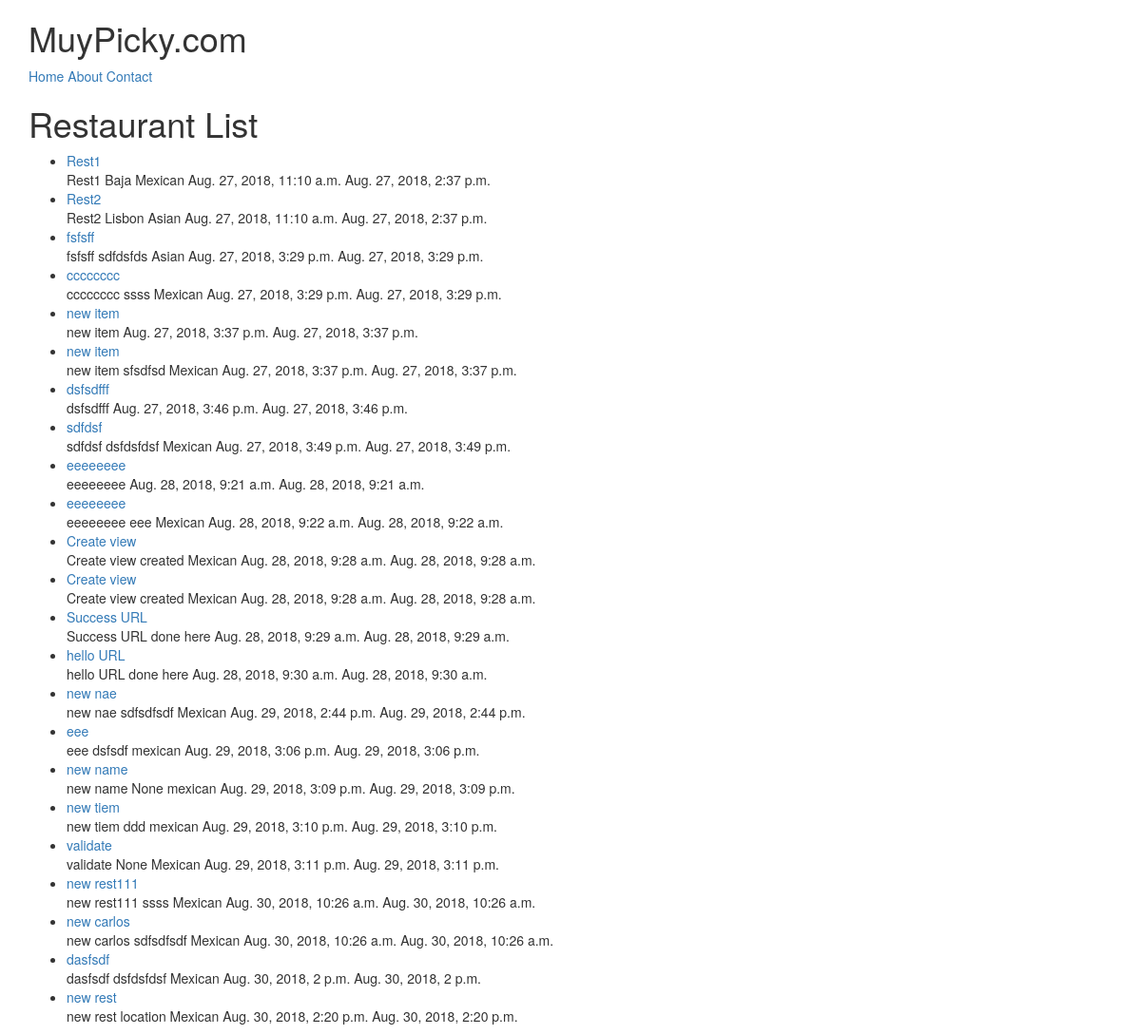
The page /restaurants/ on the database its author committed.
### restaurants/models.py (models this page shows, shortened)
class RestaurantLocation(models.Model):
	owner 		= models.ForeignKey(User)
	name	 	= models.CharField(max_length=120)
	location 	= models.CharField(max_length=120, null=True, blank=True)
	category 	= models.CharField(max_length=120, null=True, blank=True, validators=[validate_category])
	timestamp 	= models.DateTimeField(auto_now_add=True)
	updated		= models.DateTimeField(auto_now=True)
	slug 		= models.SlugField(null=True, blank=True)
	def __str__(self):
		return self.name

### restaurants/views.py (the view)
# urls.py: url(r'^restaurants/$', RestaurantListView.as_view()),
class RestaurantListView(ListView):
	def get_queryset(self):
		slug = self.kwargs.get("slug")
		if slug:
			queryset = RestaurantLocation.objects.filter(
				Q(category__icontains=slug) |
				Q(category__iexact=slug)
			)
		else:
			queryset = RestaurantLocation.objects.all()
		return queryset

### restaurants/templates/restaurants/restaurantlocation_list.html (shortened to what this page needs)
{% extends "base.html"%}
{% block content %}
<h1>Restaurant List</h1>
<ul>
	{% for obj in object_list %}
		<li><a href='/restaurants/{{ obj.slug }}'>{{ obj }}</a><br/>
		{{ obj.name }} {{obj.location}} {{obj.category}} {{obj.timestamp}} {{obj.updated}}</li>
	{% endfor %}
</ul>
{% endblock %}

### rows shown on the page
RestaurantLocation: name "Rest1", location "Baja", category "Mexican", timestamp "Aug. 27, 2018, 11:10 a.m.", updated "Aug. 27, 2018, 2:37 p.m."
RestaurantLocation: name "Rest2", location "Lisbon", category "Asian", timestamp "Aug. 27, 2018, 11:10 a.m.", updated "Aug. 27, 2018, 2:37 p.m."
RestaurantLocation: name "fsfsff", location "sdfdsfds", category "Asian", timestamp "Aug. 27, 2018, 3:29 p.m.", updated "Aug. 27, 2018, 3:29 p.m."
RestaurantLocation: name "cccccccc", location "ssss", category "Mexican", timestamp "Aug. 27, 2018, 3:29 p.m.", updated "Aug. 27, 2018, 3:29 p.m."
RestaurantLocation: name "new item", timestamp "Aug. 27, 2018, 3:37 p.m.", updated "Aug. 27, 2018, 3:37 p.m."
RestaurantLocation: name "new item", location "sfsdfsd", category "Mexican", timestamp "Aug. 27, 2018, 3:37 p.m.", updated "Aug. 27, 2018, 3:37 p.m."
RestaurantLocation: name "dsfsdfff", timestamp "Aug. 27, 2018, 3:46 p.m.", updated "Aug. 27, 2018, 3:46 p.m."
RestaurantLocation: name "sdfdsf", location "dsfdsfdsf", category "Mexican", timestamp "Aug. 27, 2018, 3:49 p.m.", updated "Aug. 27, 2018, 3:49 p.m."
RestaurantLocation: name "eeeeeeee", timestamp "Aug. 28, 2018, 9:21 a.m.", updated "Aug. 28, 2018, 9:21 a.m."
RestaurantLocation: name "eeeeeeee", location "eee", category "Mexican", timestamp "Aug. 28, 2018, 9:22 a.m.", updated "Aug. 28, 2018, 9:22 a.m."
RestaurantLocation: name "Create view", location "created", category "Mexican", timestamp "Aug. 28, 2018, 9:28 a.m.", updated "Aug. 28, 2018, 9:28 a.m."
RestaurantLocation: name "Create view", location "created", category "Mexican", timestamp "Aug. 28, 2018, 9:28 a.m.", updated "Aug. 28, 2018, 9:28 a.m."
RestaurantLocation: name "Success URL", location "done", category "here", timestamp "Aug. 28, 2018, 9:29 a.m.", updated "Aug. 28, 2018, 9:29 a.m."
RestaurantLocation: name "hello URL", location "done", category "here", timestamp "Aug. 28, 2018, 9:30 a.m.", updated "Aug. 28, 2018, 9:30 a.m."
RestaurantLocation: name "new nae", location "sdfsdfsdf", category "Mexican", timestamp "Aug. 29, 2018, 2:44 p.m.", updated "Aug. 29, 2018, 2:44 p.m."
RestaurantLocation: name "eee", location "dsfsdf", category "mexican", timestamp "Aug. 29, 2018, 3:06 p.m.", updated "Aug. 29, 2018, 3:06 p.m."
RestaurantLocation: name "new name", location "None", category "mexican", timestamp "Aug. 29, 2018, 3:09 p.m.", updated "Aug. 29, 2018, 3:09 p.m."
RestaurantLocation: name "new tiem", location "ddd", category "mexican", timestamp "Aug. 29, 2018, 3:10 p.m.", updated "Aug. 29, 2018, 3:10 p.m."
RestaurantLocation: name "validate", location "None", category "Mexican", timestamp "Aug. 29, 2018, 3:11 p.m.", updated "Aug. 29, 2018, 3:11 p.m."
RestaurantLocation: name "new rest111", location "ssss", category "Mexican", timestamp "Aug. 30, 2018, 10:26 a.m.", updated "Aug. 30, 2018, 10:26 a.m."
RestaurantLocation: name "new carlos", location "sdfsdfsdf", category "Mexican", timestamp "Aug. 30, 2018, 10:26 a.m.", updated "Aug. 30, 2018, 10:26 a.m."
RestaurantLocation: name "dasfsdf", location "dsfdsfdsf", category "Mexican", timestamp "Aug. 30, 2018, 2 p.m.", updated "Aug. 30, 2018, 2 p.m."
RestaurantLocation: name "new rest", location "location", category "Mexican", timestamp "Aug. 30, 2018, 2:20 p.m.", updated "Aug. 30, 2018, 2:20 p.m."
